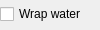
                 <widget class="QWidget" name="advBoxPage">
                  <property name="geometry">
                   <rect>
                    <x>0</x>
                    <y>0</y>
                    <width>100</width>
                    <height>30</height>
                   </rect>
                  </property>
                  <attribute name="label">
                   <string>Advanced Settings</string>
                  </attribute>
                  <widget class="QWidget" name="layoutWidget">
                   <property name="geometry">
                    <rect>
                     <x>0</x>
                     <y>60</y>
                     <width>163</width>
                     <height>28</height>
                    </rect>
                   </property>
                   <layout class="QHBoxLayout" name="horizontalLayout_86">
                    <item>
                     <widget class="QCheckBox" name="hydrogenBonding">
                      <property name="enabled">
                       <bool>true</bool>
                      </property>
                      <property name="text">
                       <string>Hydrogen Bonding</string>
                      </property>
                      <property name="checked">
                       <bool>false</bool>
                      </property>
                     </widget>
                    </item>
                   </layout>
                  </widget>
                  <widget class="QWidget" name="layoutWidget">
                   <property name="geometry">
                    <rect>
                     <x>0</x>
                     <y>0</y>
                     <width>158</width>
                     <height>28</height>
                    </rect>
                   </property>
                   <layout class="QHBoxLayout" name="horizontalLayout_84">
                    <item>
                     <widget class="QCheckBox" name="waterWrap">
                      <property name="text">
                       <string>Wrap water</string>
                      </property>
                      <property name="checked">
                       <bool>false</bool>
                      </property>
                     </widget>
                    </item>
                    <item>
                     <spacer name="horizontalSpacer_39">
                      <property name="orientation">
                       <enum>Qt::Horizontal</enum>
                      </property>
                      <property name="sizeHint" stdset="0">
                       <size>
                        <width>40</width>
                        <height>20</height>
                       </size>
                      </property>
                     </spacer>
                    </item>
                   </layout>
                  </widget>
                  <widget class="QWidget" name="layoutWidget">
                   <property name="geometry">
                    <rect>
                     <x>0</x>
                     <y>30</y>
                     <width>161</width>
                     <height>24</height>
                    </rect>
                   </property>
                   <layout class="QHBoxLayout" name="horizontalLayout_85"/>
                  </widget>
                  <widget class="QCheckBox" name="wrapAllMolecules">
                   <property name="enabled">
                    <bool>true</bool>
                   </property>
                   <property name="geometry">
                    <rect>
                     <x>0</x>
                     <y>30</y>
                     <width>154</width>
                     <height>22</height>
                    </rect>
                   </property>
                   <property name="text">
                    <string>Wrap all molecules</string>
                   </property>
                   <property name="checked">
                    <bool>false</bool>
                   </property>
                  </widget>
                  <widget class="QWidget" name="verticalLayoutWidget">
                   <property name="geometry">
                    <rect>
                     <x>0</x>
                     <y>90</y>
                     <width>761</width>
                     <height>291</height>
                    </rect>
                   </property>
                   <layout class="QVBoxLayout" name="verticalLayout">
                    <item>
                     <spacer name="verticalSpacer">
                      <property name="orientation">
                       <enum>Qt::Vertical</enum>
                      </property>
                      <property name="sizeHint" stdset="0">
                       <size>
                        <width>20</width>
                        <height>40</height>
                       </size>
                      </property>
                     </spacer>
                    </item>
                   </layout>
                  </widget>
                 </widget>
